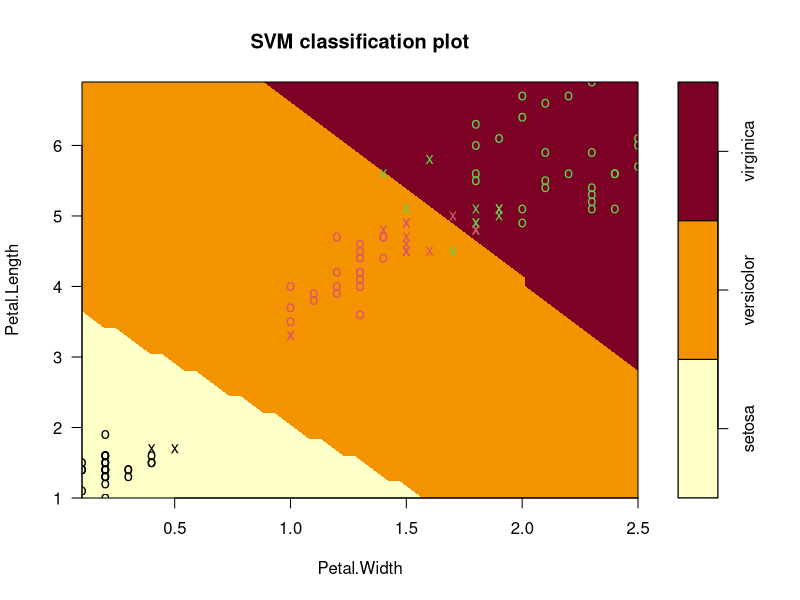
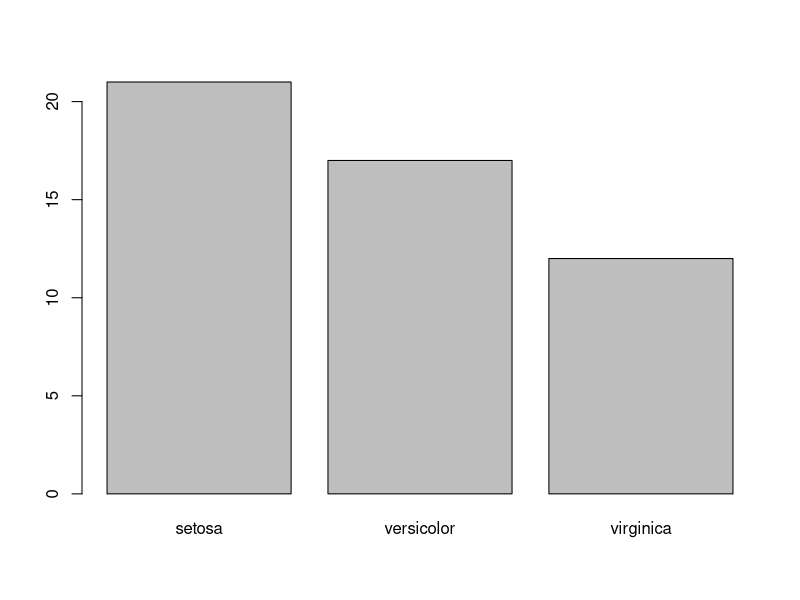

Source code (R) for these figures, in order:

 # 5. 서포트 벡터 머신(SVM, Support Vector Machine)

 # 서로 다른 분류에 속한 데이터 간의 간격이 최대가 되는 선을 찾아, 이를 기준으로 데이터 분류
 # Kerlab, e1071 등 패키지
 # 그림처럼 특징에 따라 서로 유사한 그룹끼리 칸막이를 쳐서 나누는 것. 칸막이를 초평면이라 부름(hyperplane)

 # 장점 : 에러율이 낮고 결과 해석 용이
 # 단점 : 튜닝 파라미터 및 커널 선택에 민감, 이진분류만 다룰 수 있음

# iris 데이터 분류 및 예측
iris
head(iris)
install.packages("e1071")
library(e1071)
s<-sample(150,100) #150중 100 샘플링
col<-c("Petal.Length","Petal.Width","Species") #컬럼명 지정
col
iris_train<-iris[s,col] #train 데이터셋
iris_test<-iris[-s,col] #test 데이터셋

#linear kernerl 방식으로 modeling
iris_svm<-svm(Species~.,data=iris_train,cost=1,kernel="linear")
 #cost : 커널 파라미터 cost, kernel : 커널 함수
plot(iris_svm, iris_train[,col])
 #svm train vs test 결과 예측

p<-predict(iris_svm,iris_test[,col],type="class")
plot(p)
table(p,iris_test[,3])

 #SVM을 잘 적용하려면 파라미터값을 정하는 것이 중요. 파라미터, 즉 SVM에서 Cost는 데이터를 얼마나 잘 나누는지와 잘못 구분한점으로 인한 비용의 합을 최소화하는 선을 찾는다. 즉 Cost를 사용해 과적합 정도 조절.